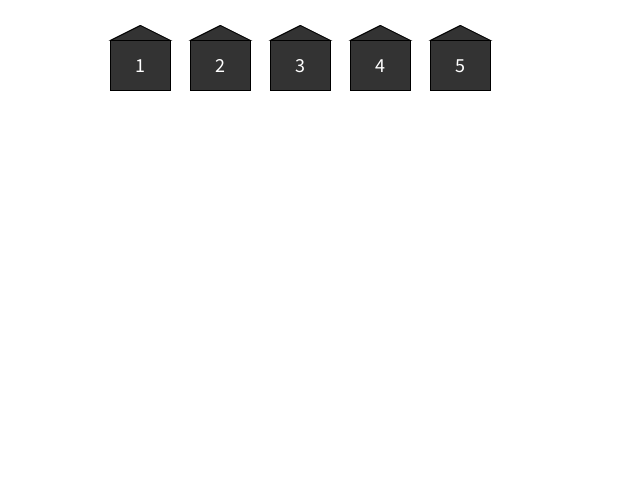
Frame 1 (no input)
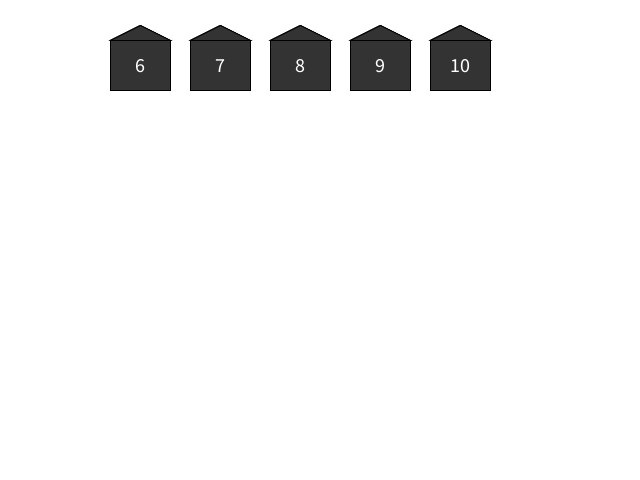
Frame 2 (the mouse pressed at the canvas centre, redrawn once)

The Processing sketch that drew these frames (run headless with seeded random() and noise(); the mouse was pressed at the canvas centre and the sketch redrawn once):

// Processing sketch: sketch_10_repeating_house_with_number
// ── sketch_10_repeating_house_with_number.pde
int houseNo = 1;

void setup() {
  size(640, 480);
  background(#ffffff);
}

// house number
void number()
{
  textSize(20);
  textAlign(CENTER, CENTER);
  text(houseNo, 60, 65);
  houseNo++;
}

// house
void house()
{
  fill(#333333);
  translate(80, 0);
  triangle(30, 40, 90, 40, 60, 25);
  rect(30, 40, 60, 50);
  fill(#ffffff);
  number();
}

void draw()
{
  for (int i = 0; i < 5; i++)
  {
    house();
  }
  noLoop();
}
